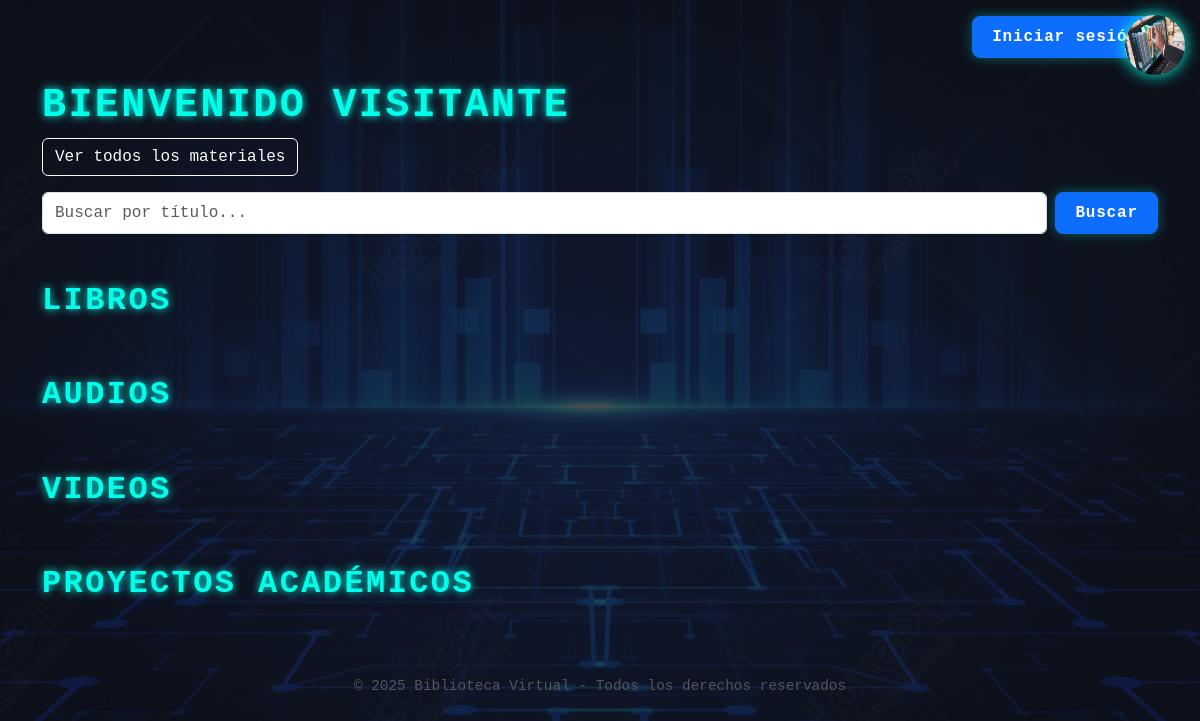
Before: / with the older database file.
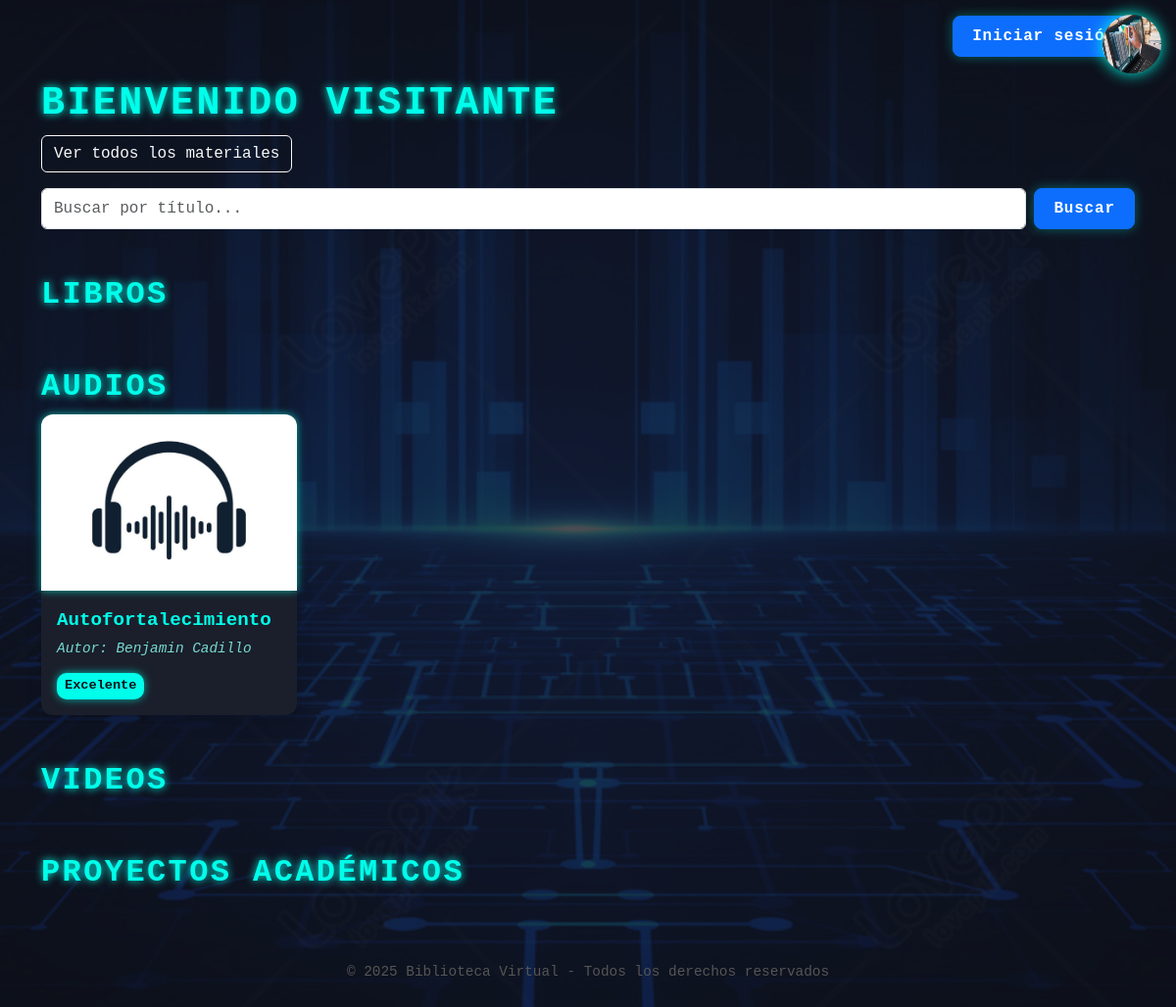
After: the same page with the newer database file.
### models/material_model.py (models this page shows, shortened)
class Material(db.Model):
    __tablename__ = 'materiales'
    id_material = db.Column(db.Integer, primary_key=True)
    tipo = db.Column(db.String(50), nullable=False)
    titulo = db.Column(db.String(100), nullable=False)
    fecha_ingreso = db.Column(db.String(20), nullable=False)
    estado = db.Column(db.String(20), nullable=False)
    id_categoria = db.Column(db.Integer, db.ForeignKey('categoria.id_cat'),nullable=False)
    id_autor = db.Column(db.Integer, db.ForeignKey('autores.id_autor'), nullable=False)
    categoria = db.relationship('Categoria', back_populates='materiales')
    libro = db.relationship('Libro', back_populates='material')
    autor = db.relationship('Autores', back_populates='materiales')
    audio = db.relationship('Audio', back_populates = 'material')
    proyecto_academico = db.relationship('Proyecto', back_populates='material')
    video = db.relationship('Video', back_populates='material')

### models/autores_model.py (models this page shows, shortened)
class Autores(db.Model):
    __tablename__ = "autores"
    id_autor = db.Column(db.Integer,primary_key=True)
    nombre = db.Column(db.String(150),nullable=False)
    materiales = db.relationship('Material', back_populates='autor')

### run.py (the view, shortened to what this page needs)
@app.route("/")
def home():
    tipo = request.args.get("tipo")
    buscar = request.args.get("buscar")
    query = Material.query
    if buscar:
        query = query.filter(Material.titulo.ilike(f"%{buscar}%"))
    materiales = query.all()
    if 'usuario_tipo' in session and session['usuario_tipo'].lower() == 'lector':
        return render_template('home_lector.html', materiales=materiales)
    elif 'usuario_tipo' in session:
        return render_template('dashboard.html')
    return render_template('home_lector.html', materiales=materiales)

### templates/home_lector.html (shortened to what this page needs)
<!DOCTYPE html>
<html lang="es">
<head>
    <link href="https://cdn.jsdelivr.net/npm/bootstrap@5.3.6/dist/css/bootstrap.min.css" rel="stylesheet" />
    <link href="https://cdnjs.cloudflare.com/ajax/libs/font-awesome/6.5.1/css/all.min.css" rel="stylesheet" />
</head>
<body>
  <a href="/" title="Logo Biblioteca" class="floating-logo">
    <img src="{{ url_for('static', filename='logo.png') }}" alt="Logo Biblioteca" style="width:100%; height:100%; border-radius: 50%;">
  </a>
  <div class="container">
    <div class="d-flex justify-content-end mt-3">
      {% if 'usuario_tipo' in session %}
        <a href="{{ url_for('auth.logout') }}" class="btn btn-danger">Cerrar sesión</a>
      {% else %}
        <a href="{{ url_for('usuario.login') }}" class="btn btn-primary">Iniciar sesión</a>
      {% endif %}
    </div>
    <h1 class="mt-4">Bienvenido{% if 'usuario_nombre' in session %} {{ session.usuario_nombre }}{% else %} visitante{% endif %}</h1>
    <a href="{{ url_for('home') }}" class="btn btn-outline-light mb-3">Ver todos los materiales</a>
    <form method="get" class="mb-4 d-flex" role="search">
      <input type="text" name="buscar" class="form-control me-2" placeholder="Buscar por título..." value="{{ request.args.get('buscar', '') }}">
      <button class="btn btn-primary" type="submit">Buscar</button>
    </form>
    <h2 class="mt-5">
  <a href="{{ url_for('home', tipo='libro') }}" style="text-decoration: none; color: #00ffea;">
    Libros
  </a>
</h2>
    <h2 class="mt-5">
  <a href="{{ url_for('home', tipo='audio') }}" style="text-decoration: none; color: #00ffea;">
    Audios
  </a>
</h2>
    <div class="materiales-grid">
      {% for m in materiales %}
        {% if m.tipo.lower() == 'audio' %}
          <div class="material-card shadow">
            <img src="{{ url_for('static', filename='audio.jpg') }}" alt="{{ m.titulo }}" class="material-img" />
            <div class="material-body">
              <div>
                <div class="material-title">{{ m.titulo }}</div>
                <div class="material-author">Autor: {{ m.autor.nombre }}</div>
              </div>
              <div class="material-status">{{ m.estado }}</div>
            </div>
          </div>
        {% endif %}
      {% endfor %}
    </div>
    <h2 class="mt-5">
  <a href="{{ url_for('home', tipo='video') }}" style="text-decoration: none; color: #00ffea;">
    Videos
  </a>
</h2>
    <h2 class="mt-5">
  <a href="{{ url_for('home', tipo='proyecto' or 'Tesis') }}" style="text-decoration: none; color: #00ffea;">
    Proyectos Académicos
  </a>
</h2>
  <footer>
    <p>&copy; 2025 Biblioteca Virtual - Todos los derechos reservados</p>
  </footer>
</body>
</html>

Changed rows visible on the page:
added Material: titulo "Autofortalecimiento", autor.nombre "Benjamin Cadillo", estado "Excelente"
